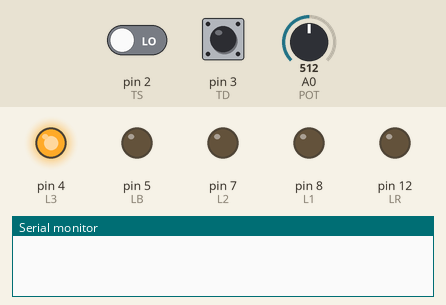
Simulated run of this sketch. Board: Arduino Uno, built with avr-gcc and run on an emulated ATmega328P. Shown: output pins drawn as LEDs (lit = HIGH), the last lines printed to the serial monitor. The test bench sets the inputs (shaded band); at power-on: pin 2 (TS) LOW, pin 3 (TD) LOW, A0 (POT) = 512. Random numbers use the default seed unless the sketch sets one.

Above: at 1.2 s.
1.3 s: pin 2 (TS) driven HIGH
At 1.7 s:
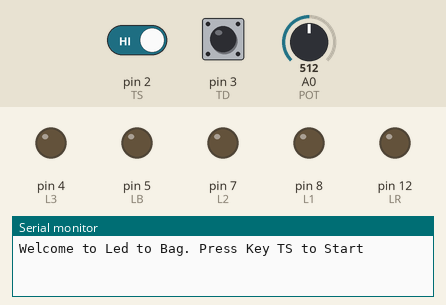
3.3 s: pin 3 (TD) driven HIGH
At 4.0 s:
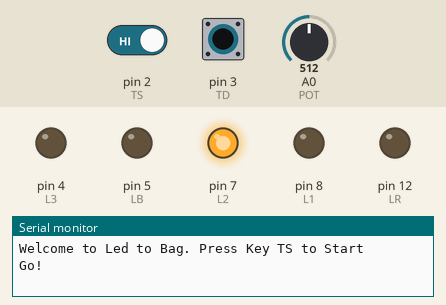
4.8 s: pin 3 (TD) pulsed LOW 2 times (0.12 s each, 0.3 s apart)
At 11.0 s:
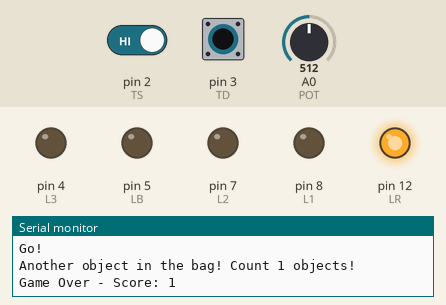
Timing chart, 0 to 14.1 s (numbered marks = the images above; inputs shaded):
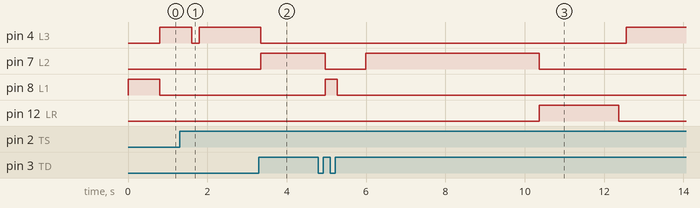

The sketch:

led_to_bag.ino
```cpp
#include "state.h"

#define L1 8 // Digital -- Position 1
#define L2 7 // Digital -- Position 2
#define L3 4  // Digital -- Position 3
#define LB 5 // PWM -- Bag
#define LR 12 // PWM -- GameOver
#define TS 2 // Digital -- Start Button
#define TD 3 // Digital -- Move Button
#define POT A0 // Analogic - Difficulty Selector
#define WELC_DELAY 800
#define START_DELAY 200
#define LB_DELAY 7
#define LR_DELAY 2000
#define TIME_DECREASER 8
#define DEBOUNCE_DELAY 50
#define FADE_AMOUNT 5
#define MAX_DIFF_LEVEL 8
#define MIN_DIFF_LEVEL 2

// Handler initialization
void (*handlers[]) () = {welcome, start, ingame, win, lose};
state currentState;
// Variables
long randNum;
int leds[] = {L1, L2, L3};
int currentLedPos, currentIntensity, fadeAmount, score, buttonState;
// Debounce's attributes
int lastButtonState = LOW;
unsigned long lastDebounceTime = 0;
// Timer's attributes
unsigned long timer, maxTime;

void setup() {
  Serial.begin(9600);
  // Pin setup
  pinMode(L1, OUTPUT);
  pinMode(L2, OUTPUT);
  pinMode(L3, OUTPUT);
  pinMode(LB, OUTPUT);
  pinMode(LR, OUTPUT);
  pinMode(TD, INPUT);
  // Interrupt
  attachInterrupt(digitalPinToInterrupt(TS), startBtnPressed, RISING);
  // Variables initialization
  lastButtonState = LOW;
  currentState = WELCOME;
  currentIntensity = 0;
  currentLedPos = -1;
  fadeAmount = FADE_AMOUNT;
  // Random initialization
  randomSeed(analogRead(0));
}

void loop() {
  // Runs the function related to the current game state.
  (*handlers[currentState])();
}
// Interrupt handler
void startBtnPressed() {
  currentState = START;
}

void welcome() {
  digitalWrite(L3, LOW);
  digitalWrite(L1, HIGH);
  delay(WELC_DELAY);
  digitalWrite(L1, LOW);
  digitalWrite(L3, HIGH);
  delay(WELC_DELAY);
  Serial.println("Welcome to Led to Bag. Press Key TS to Start");
}

void start() {
  resetGame();
  currentState = INGAME;
  delay(START_DELAY);
  Serial.println("Go!");
}

void ingame() {
  if (currentLedPos < 0) {
    currentLedPos = random(0, 3);
    timer = millis();
  }
  digitalWrite(leds[currentLedPos], HIGH);
  if (isPressed(TD) == HIGH && currentLedPos >= 0) {
    digitalWrite(leds[currentLedPos--], LOW);
    timer = millis();
  }
  if (currentLedPos < 0) {
    currentState = WIN;
    score++;
    Serial.println(String("Another object in the bag! Count ") + score + String(" objects!"));
  }
  isTimeOver();
}

void win() {
  delay(LB_DELAY);
  currentIntensity += fadeAmount;
  if (currentIntensity == 255 || currentIntensity == 0) {
    fadeAmount = -fadeAmount;
  }
  if (currentIntensity == 0) {
    currentState = INGAME;
    maxTime -= maxTime / TIME_DECREASER;
  }
  if (isPressed(TD) == HIGH) {
    currentIntensity = 0;
    currentState = LOSE;
  }
  analogWrite(LB, currentIntensity);
}

void lose() {
  digitalWrite(LR, HIGH);
  Serial.println(String("Game Over - Score: ") + score);
  delay(LR_DELAY);
  digitalWrite(LR, LOW);
  currentState = START;
}

int isPressed(int buttonPin) {
  int result = LOW;
  int reading = digitalRead(buttonPin);
  if (reading != lastButtonState) {
    lastDebounceTime = millis();
  }
  if ((millis() - lastDebounceTime) > DEBOUNCE_DELAY) {
    if (reading != buttonState) {
      buttonState = reading;
      if (buttonState == HIGH) {
        result = HIGH;
      }
    }
  }
  lastButtonState = reading;
  return result;
}

void isTimeOver() {
  if(millis() - timer >= maxTime) {
    digitalWrite(leds[currentLedPos], LOW);
    currentState = LOSE;
  }
}

void setDifficulty() {
  maxTime = map(analogRead(POT), 0, 1023, MIN_DIFF_LEVEL, MAX_DIFF_LEVEL) * 1000;
}

void resetGame() {
  setDifficulty();
  digitalWrite(L1, LOW);
  digitalWrite(L2, LOW);
  digitalWrite(L3, LOW);
  analogWrite(LR, LOW);
  analogWrite(LB, LOW);
  fadeAmount = FADE_AMOUNT;
  currentIntensity = 0;
  currentLedPos = -1;
  score = 0;
}
```

state.h
```cpp
/*
    state.h - Library for game's states.
*/

#ifndef state_h
#define state_h


enum state{
  WELCOME,
  START,
  INGAME,
  WIN,
  LOSE
};

// Prototypes
void welcome();
void start();
void ingame();
void win();
void lose();

#endif
```

Measured:
- after the input at 3.3 s, pin 4 (L3): HIGH → LOW after 0.05 s; pin 7 (L2): LOW → HIGH after 0.05 s
- after the input at 4.8 s, pin 4 (L3): LOW → HIGH after 7.8 s; pin 8 (L1): LOW → HIGH after 0.17 s, → LOW 0.30 s later
